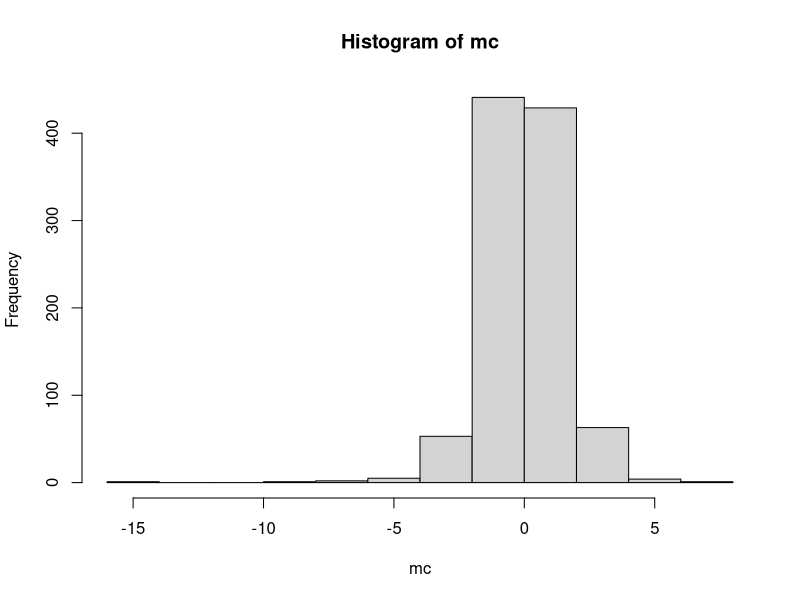
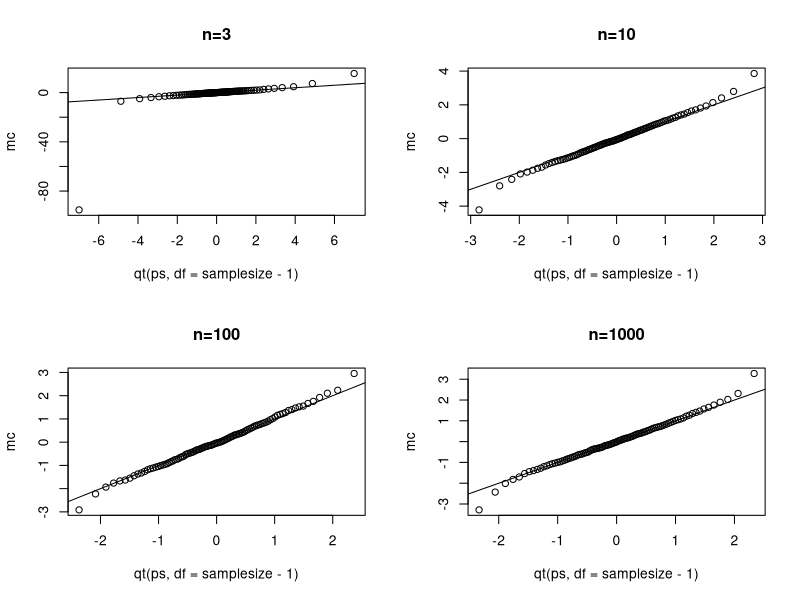
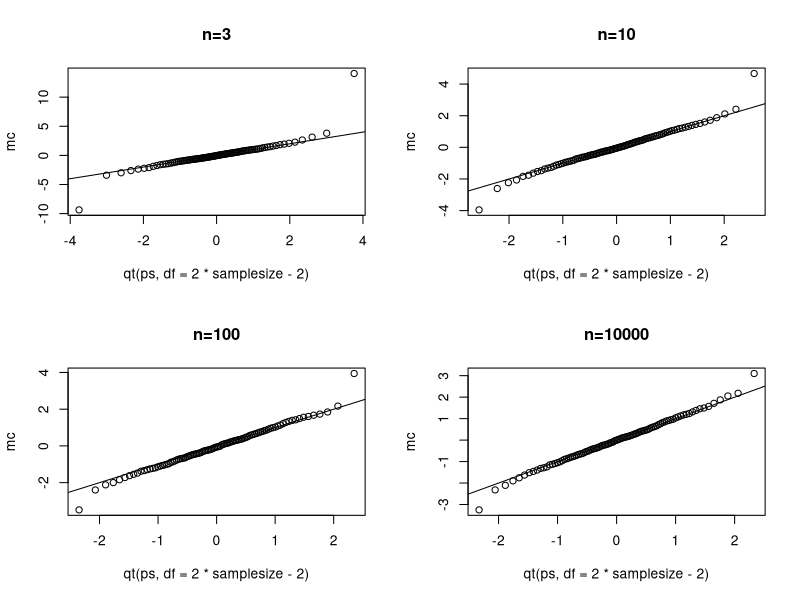
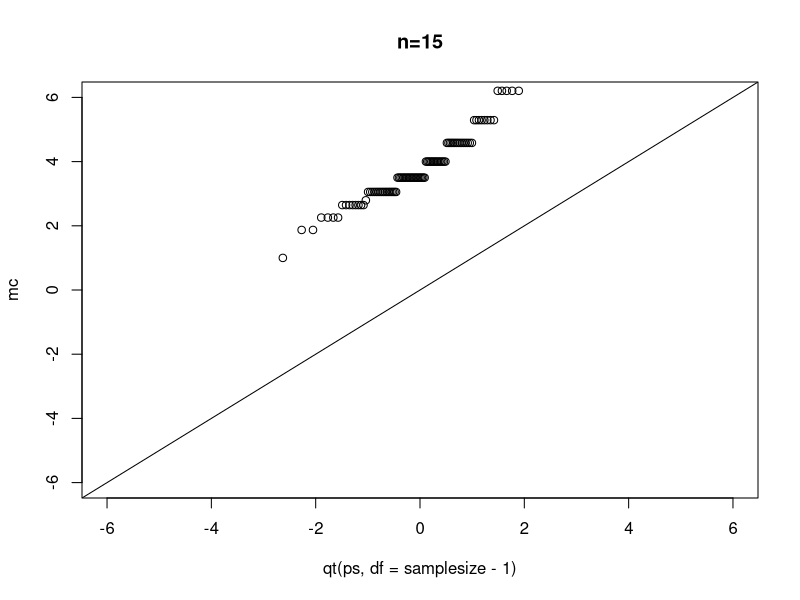
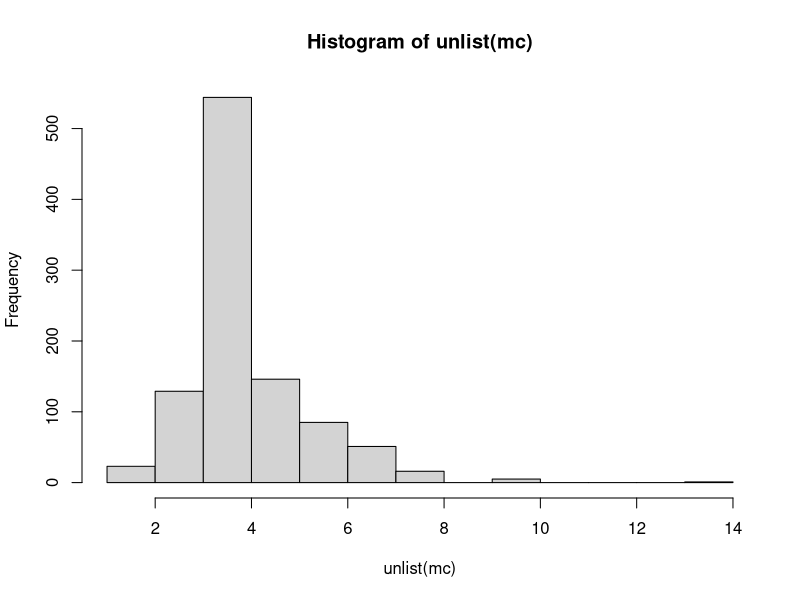
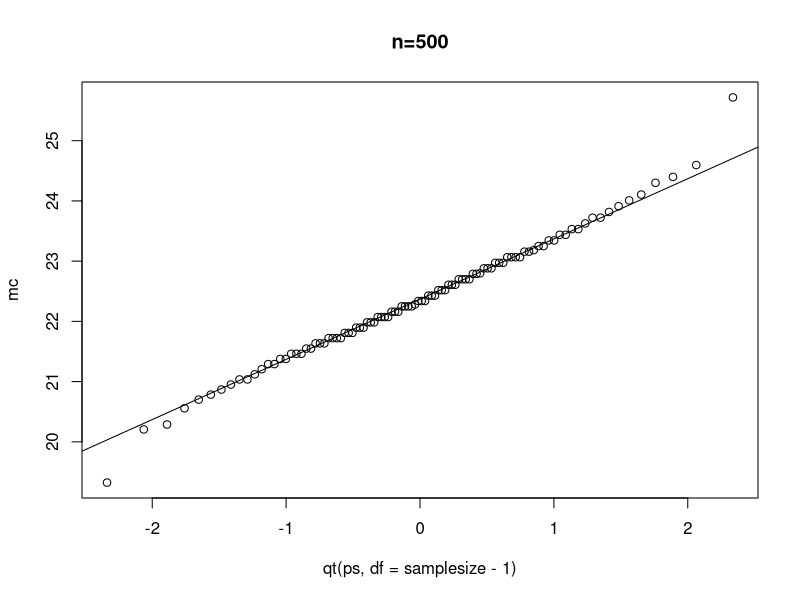
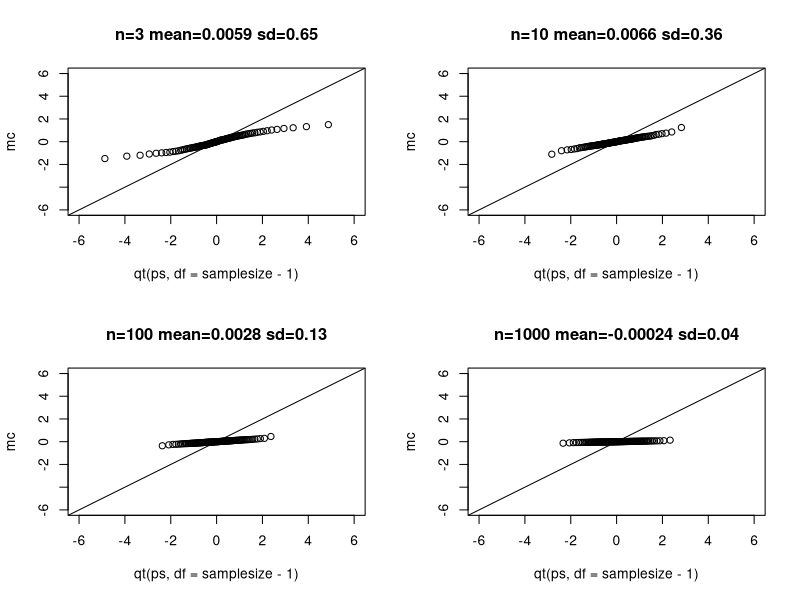
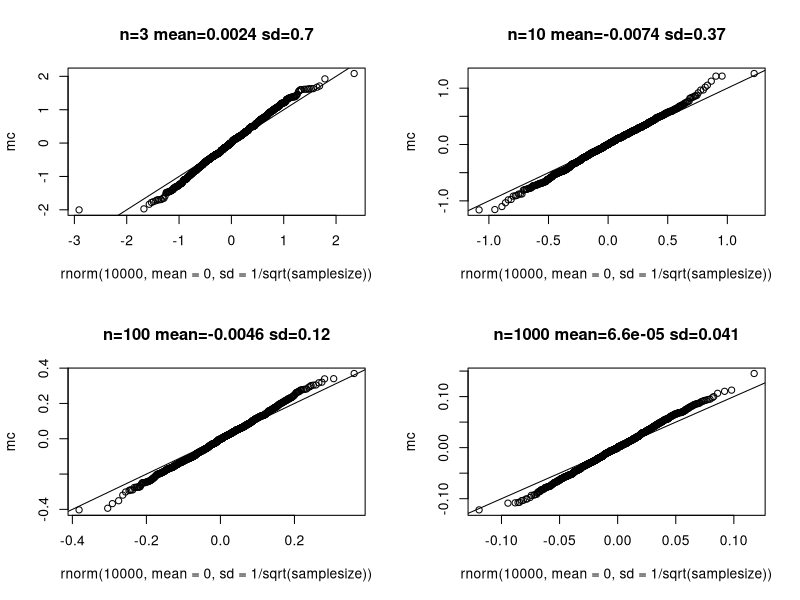

Recreate these plots in R, in order.
## ---- chunk 1
set.seed(seed=1)
sample <- rnorm(n=5)
sample


sqrt(length(sample))*(mean(sample)) / sd(sample)

#reality check:
t.test(sample)$statistic
## ---- chunk 2
set.seed(seed=1)
mc <- replicate(1000, t.test(rnorm(n=5))$statistic)
hist(mc)
mean(mc)
sd(mc)
length(which(mc > 2)) / 1000 * 100

## ---- chunk 3
set.seed(1)
B=100
ps = seq(1/(B+1), 1-1/(B+1),len=B)

par(mfrow=c(2,2))
for(samplesize in c(3,10,100,1000)) {
  mc <- replicate(1000, t.test(rnorm(n=samplesize))$statistic)

  qqplot(qt(ps,df=samplesize-1), mc, 
         main=paste("n=",samplesize,sep="")
  )
  abline(0,1)
}

## ---- chunk 4
set.seed(1)

par(mfrow=c(2,2))
for(samplesize in c(3,10,100,10000)) {
  mc <- replicate(1000, t.test(rnorm(n=samplesize), rnorm(n=samplesize), var.equal=T)$statistic)

  qqplot(qt(ps,df=2*samplesize-2), mc, 
         main=paste("n=",samplesize,sep=""))
  abline(0,1)
}

## ---- chunk 5
set.seed(1)

par(mfrow=c(1,1))
samplesize <- 15

#reality check with R's t-test
#mc <- replicate(1000, t.test(rbinom(n=samplesize,size=1,prob=0.5))$statistic)

#sanity test, this is the same as above
mc <- rep(0, times=1000)
for(i in 1:1000) {
  X <- rbinom(n=samplesize,size=1,prob=0.5);
  mc[i] <- sqrt(samplesize)*mean(X) / sd(X)
}

qqplot(qt(ps,df=samplesize-1), mc,
       main=paste("n=", samplesize, sep=""),
       ylim=c(-6,6),
       xlim=c(-6,6))
abline(0,1)

hist(unlist(mc))

## ---- chunk 6

set.seed(1)

par(mfrow=c(1,1))
samplesize <- 500

set.seed(1)
X <- replicate(1000, rbinom(n=samplesize, size=1, prob=0.5))
mc <-  apply(X, 2, FUN=function(X){(mean(X) * sqrt(samplesize)/ sd(X))})

#reality check using R's t-test.
#set.seed(1)
#mc <- replicate(1000, t.test(rbinom(n=samplesize, size=1, prob=0.5))$statistic)

qqplot(qt(ps,df=samplesize-1), mc, 
       main=paste("n=",samplesize,sep="")
)
abline(mean(mc),1)

## ---- chunk 7

#Looking at a normal distribution - totally not it.

par(mfrow=c(2,2))
for(samplesize in c(3,10,100,1000)) {
  mc <- replicate(1000, median(rnorm(n=samplesize)))

  qqplot(qt(ps,df=samplesize-1), mc, 
         main=paste(
           "n=",samplesize, 
           " mean=", format(mean(mc), digits=2), 
           " sd=", format(sd(mc), digits=2),
           sep=""
         ),
         ylim=c(-6,6),
         xlim=c(-6,6))
  abline(0,1)
}

## ---- chunk 8
par(mfrow=c(2,2))
for(samplesize in c(3,10,100,1000)) {
  mc <- replicate(1000, median(rnorm(n=samplesize)))

  
  qqplot(rnorm(10000, mean=0, sd=1/sqrt(samplesize)), mc, 
         main=paste(
           "n=",samplesize, 
           " mean=", format(mean(mc), digits=2), 
           " sd=", format(sd(mc), digits=2),
           sep=""
         )
  )
  abline(0,1)

  print(paste("samplesize =", samplesize))
  print(paste("mean=", format(mean(mc), digits=2), sep=""))
  print(paste("sd=", format(sd(mc), digits=2), sep=""))
  print(paste("1/sqrt(", samplesize, ")=", format(1/sqrt(samplesize), digits=2), sep=""))  
}

